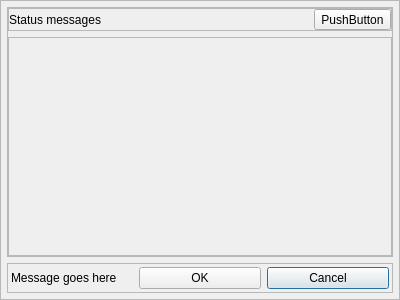
<?xml version="1.0" encoding="UTF-8"?>
<ui version="4.0">
 <class>COverlayMessages</class>
 <widget class="QFrame" name="COverlayMessages">
  <property name="geometry">
   <rect>
    <x>0</x>
    <y>0</y>
    <width>400</width>
    <height>300</height>
   </rect>
  </property>
  <property name="windowTitle">
   <string>Frame</string>
  </property>
  <property name="frameShape">
   <enum>QFrame::StyledPanel</enum>
  </property>
  <property name="frameShadow">
   <enum>QFrame::Raised</enum>
  </property>
  <layout class="QVBoxLayout" name="vl_StatusMessages">
   <property name="leftMargin">
    <number>6</number>
   </property>
   <property name="topMargin">
    <number>6</number>
   </property>
   <property name="rightMargin">
    <number>6</number>
   </property>
   <property name="bottomMargin">
    <number>6</number>
   </property>
   <item>
    <widget class="QFrame" name="fr_StatusMessagesComponentsInner">
     <property name="frameShape">
      <enum>QFrame::StyledPanel</enum>
     </property>
     <property name="frameShadow">
      <enum>QFrame::Raised</enum>
     </property>
     <layout class="QVBoxLayout" name="vl_StatusMessagesComponentInner">
      <property name="leftMargin">
       <number>0</number>
      </property>
      <property name="topMargin">
       <number>0</number>
      </property>
      <property name="rightMargin">
       <number>0</number>
      </property>
      <property name="bottomMargin">
       <number>0</number>
      </property>
      <item>
       <widget class="QFrame" name="fr_Header">
        <property name="frameShape">
         <enum>QFrame::StyledPanel</enum>
        </property>
        <property name="frameShadow">
         <enum>QFrame::Raised</enum>
        </property>
        <layout class="QHBoxLayout" name="hl_Header">
         <property name="spacing">
          <number>0</number>
         </property>
         <property name="leftMargin">
          <number>0</number>
         </property>
         <property name="topMargin">
          <number>0</number>
         </property>
         <property name="rightMargin">
          <number>0</number>
         </property>
         <property name="bottomMargin">
          <number>0</number>
         </property>
         <item>
          <widget class="QLabel" name="lbl_Header">
           <property name="text">
            <string>Status messages</string>
           </property>
          </widget>
         </item>
         <item>
          <spacer name="hs_Header">
           <property name="orientation">
            <enum>Qt::Horizontal</enum>
           </property>
           <property name="sizeHint" stdset="0">
            <size>
             <width>309</width>
             <height>20</height>
            </size>
           </property>
          </spacer>
         </item>
         <item>
          <widget class="QToolButton" name="tb_Close">
           <property name="text">
            <string>PushButton</string>
           </property>
           <property name="icon">
            <iconset resource="../blackmisc/blackmisc.qrc">
             <normaloff>:/diagona/icons/diagona/icons/cross-button.png</normaloff>:/diagona/icons/diagona/icons/cross-button.png</iconset>
           </property>
          </widget>
         </item>
        </layout>
       </widget>
      </item>
      <item>
       <widget class="QStackedWidget" name="sw_StatusMessagesComponent">
        <property name="currentIndex">
         <number>2</number>
        </property>
        <widget class="QWidget" name="pg_StatusMessages">
         <layout class="QVBoxLayout" name="vl_PgStatusMessages">
          <property name="spacing">
           <number>4</number>
          </property>
          <property name="leftMargin">
           <number>0</number>
          </property>
          <property name="topMargin">
           <number>0</number>
          </property>
          <property name="rightMargin">
           <number>0</number>
          </property>
          <property name="bottomMargin">
           <number>0</number>
          </property>
          <item>
           <widget class="BlackGui::Views::CStatusMessageView" name="tvp_StatusMessages">
            <property name="selectionMode">
             <enum>QAbstractItemView::NoSelection</enum>
            </property>
            <property name="selectionBehavior">
             <enum>QAbstractItemView::SelectRows</enum>
            </property>
            <attribute name="verticalHeaderVisible">
             <bool>false</bool>
            </attribute>
           </widget>
          </item>
         </layout>
        </widget>
        <widget class="QWidget" name="pg_StatusMessage">
         <layout class="QVBoxLayout" name="vl_PgStatusMessage">
          <property name="spacing">
           <number>4</number>
          </property>
          <property name="leftMargin">
           <number>0</number>
          </property>
          <property name="topMargin">
           <number>0</number>
          </property>
          <property name="rightMargin">
           <number>0</number>
          </property>
          <property name="bottomMargin">
           <number>0</number>
          </property>
          <item>
           <widget class="BlackGui::Components::CStatusMessageForm" name="form_StatusMessage">
            <property name="frameShape">
             <enum>QFrame::StyledPanel</enum>
            </property>
            <property name="frameShadow">
             <enum>QFrame::Raised</enum>
            </property>
           </widget>
          </item>
         </layout>
        </widget>
        <widget class="QWidget" name="pg_StatusMessageSmall">
         <layout class="QVBoxLayout" name="vl_StatusMessageSmall">
          <property name="spacing">
           <number>4</number>
          </property>
          <property name="leftMargin">
           <number>0</number>
          </property>
          <property name="topMargin">
           <number>0</number>
          </property>
          <property name="rightMargin">
           <number>0</number>
          </property>
          <property name="bottomMargin">
           <number>0</number>
          </property>
          <item>
           <widget class="BlackGui::Components::CStatusMessageFormSmall" name="form_StatusMessageSmall">
            <property name="frameShape">
             <enum>QFrame::StyledPanel</enum>
            </property>
            <property name="frameShadow">
             <enum>QFrame::Raised</enum>
            </property>
           </widget>
          </item>
         </layout>
        </widget>
        <widget class="QWidget" name="pg_TextMessage">
         <layout class="QVBoxLayout" name="vl_TextMessage">
          <property name="spacing">
           <number>0</number>
          </property>
          <property name="leftMargin">
           <number>0</number>
          </property>
          <property name="topMargin">
           <number>0</number>
          </property>
          <property name="rightMargin">
           <number>0</number>
          </property>
          <property name="bottomMargin">
           <number>0</number>
          </property>
          <item>
           <layout class="QGridLayout" name="gl_TextMessage">
            <item row="0" column="2">
             <widget class="QLabel" name="lbl_TmTo">
              <property name="text">
               <string>To</string>
              </property>
             </widget>
            </item>
            <item row="1" column="0">
             <widget class="QLabel" name="lbl_Receiver">
              <property name="text">
               <string>Received</string>
              </property>
             </widget>
            </item>
            <item row="1" column="1">
             <widget class="QLineEdit" name="le_TmReceived"/>
            </item>
            <item row="0" column="0">
             <widget class="QLabel" name="lbl_TmFrom">
              <property name="text">
               <string>From</string>
              </property>
             </widget>
            </item>
            <item row="0" column="3">
             <widget class="QLineEdit" name="le_TmTo">
              <property name="readOnly">
               <bool>true</bool>
              </property>
             </widget>
            </item>
            <item row="0" column="1">
             <widget class="QLineEdit" name="le_TmFrom">
              <property name="readOnly">
               <bool>true</bool>
              </property>
             </widget>
            </item>
            <item row="2" column="1" colspan="3">
             <widget class="QTextEdit" name="te_TmText"/>
            </item>
           </layout>
          </item>
         </layout>
        </widget>
       </widget>
      </item>
     </layout>
    </widget>
   </item>
   <item>
    <widget class="QFrame" name="fr_Confirmation">
     <property name="frameShape">
      <enum>QFrame::StyledPanel</enum>
     </property>
     <property name="frameShadow">
      <enum>QFrame::Raised</enum>
     </property>
     <layout class="QHBoxLayout" name="hl_ConfirmationFrame">
      <property name="leftMargin">
       <number>3</number>
      </property>
      <property name="topMargin">
       <number>3</number>
      </property>
      <property name="rightMargin">
       <number>3</number>
      </property>
      <property name="bottomMargin">
       <number>3</number>
      </property>
      <item>
       <widget class="QLabel" name="lbl_Confirmation">
        <property name="text">
         <string>Message goes here</string>
        </property>
       </widget>
      </item>
      <item>
       <widget class="QPushButton" name="pb_Ok">
        <property name="text">
         <string>OK</string>
        </property>
       </widget>
      </item>
      <item>
       <widget class="QPushButton" name="pb_Cancel">
        <property name="text">
         <string>Cancel</string>
        </property>
        <property name="default">
         <bool>true</bool>
        </property>
       </widget>
      </item>
     </layout>
    </widget>
   </item>
  </layout>
 </widget>
 <customwidgets>
  <customwidget>
   <class>BlackGui::Views::CStatusMessageView</class>
   <extends>QTableView</extends>
   <header>blackgui/views/statusmessageview.h</header>
  </customwidget>
  <customwidget>
   <class>BlackGui::Components::CStatusMessageForm</class>
   <extends>QFrame</extends>
   <header>blackgui/components/statusmessageform.h</header>
   <container>1</container>
  </customwidget>
  <customwidget>
   <class>BlackGui::Components::CStatusMessageFormSmall</class>
   <extends>QFrame</extends>
   <header>blackgui/components/statusmessageformsmall.h</header>
   <container>1</container>
  </customwidget>
 </customwidgets>
 <tabstops>
  <tabstop>pb_Ok</tabstop>
  <tabstop>pb_Cancel</tabstop>
  <tabstop>tb_Close</tabstop>
  <tabstop>tvp_StatusMessages</tabstop>
  <tabstop>le_TmReceived</tabstop>
  <tabstop>le_TmTo</tabstop>
  <tabstop>le_TmFrom</tabstop>
  <tabstop>te_TmText</tabstop>
 </tabstops>
 <resources>
  <include location="../blackmisc/blackmisc.qrc"/>
 </resources>
 <connections/>
</ui>
